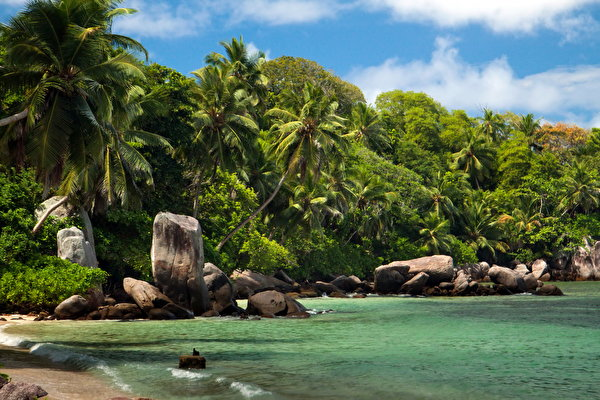
#> input picture img/2.jpg, 600 x 400 px
$ python exp.py
#> lines starting #> are read from the running program, lines starting #| are printed output that depends on the picture
#> further down, img is the input picture: shape (400, 600, 3); mean B, G, R 82.2, 105.1, 88.7
### Visualization.py
from Vector import *
import matplotlib.pyplot as plt
import cv2

class Visualization:
  colors = ['k', 'r', 'c', 'y', 'b', 'm', 'g']
  # [59 lines left out: functions draw_plot, draw_plot3d, visualize, visualize3d, not called in this run]

  def add_pictures(rows: int, cols: int, images, titles=None):
    fig = plt.figure()

    for index, image in enumerate(images):
      ax = fig.add_subplot(rows, cols, index+1)

      ax.imshow(cv2.cvtColor(image, cv2.COLOR_BGR2RGB))
      if titles:
        ax.set_title(titles[index])
      ax.axis('off')

### exp.py
import cv2
import numpy as np
import matplotlib.pyplot as plt
from enums import Axis
from LinearTransfomations import LinearTransformations as lt
from Vector import *
from Matrix import *
from math import ceil
from Visualization import Visualization as V

def mirror_image(image: list[list[list[int]]], axis: Axis):
  result = [[[0 for _ in range(3)] for _ in range(len(image[0]))] for _ in range(len(img))]
#> result = 400 items

  for i, row in enumerate(image):
    for j, col in enumerate(image[i]):
      match axis:
        case Axis.x:
          result[i][j] = image[len(image)-1-i, j]
        case Axis.y:
          result[i][j] = image[i, len(image[i])-1-j]
        case Axis.all:
          result[i][j] = image[len(image)-1-i, len(image[i])-1-j]

  result = np.array(result)
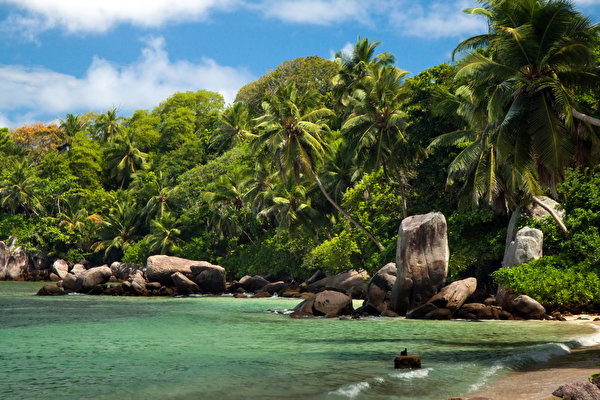
#> result: shape (400, 600, 3); mean of channels 0, 1, 2 82.2, 105.1, 88.7; drawn as B, G, R
  result = result.astype(np.uint8)

  return result

def scale_in_2_image(image: list[list[list[int]]]):
  result = [[[0 for _ in range(3)] for _ in range(len(image[0]))] for _ in range(len(img))]
#> result = 400 items
  scaled = [[[0 for _ in range(3)] for _ in range(ceil(len(image[0])/2))] for _ in range(ceil(len(image)/2))]
#> scaled = 200 items

  for i in range(ceil(len(image)/2)):
    for j in range(ceil(len(image[i])/2)):
      # scaled[-1].append(image[i, j])
      scaled[i][j] = image[i, j]

  pointer_x = 0
  for i in range(len(scaled)):
    pointer_y = 0
    for j in range(len(scaled[i])):
      target = scaled[i][j]
      result[pointer_x][pointer_y] = target
      result[pointer_x][pointer_y+1] = target
      result[pointer_x+1][pointer_y] = target
      result[pointer_x+1][pointer_y+1] = target

      pointer_y += 2
    pointer_x += 2
#> this loop made 200 passes
#> pointer_x on passes 1 to 3: 2, 4, 6
#> after the loop, pointer_x = 400


  result = np.array(result)
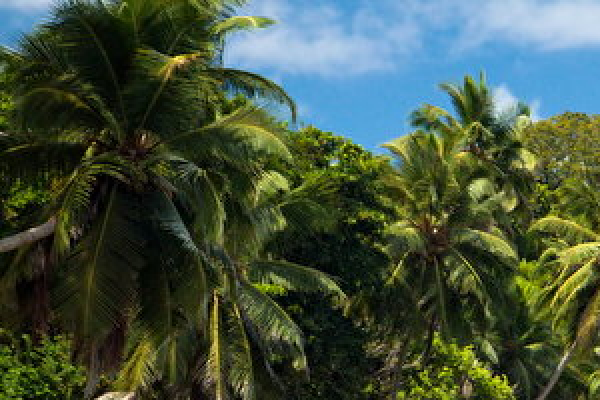
#> result: shape (400, 600, 3); mean of channels 0, 1, 2 63.1, 82.5, 67; drawn as B, G, R
  result = result.astype(np.uint8)

  return result

img = cv2.imread('./img/2.jpg')

mirrored = mirror_image(img, Axis.y)

mirrored_lib = cv2.flip(img, 1)

scaled = scale_in_2_image(img)

matrix = cv2.getRotationMatrix2D((0, 0), 0, 2)
scaled_lib = cv2.warpAffine(img, matrix, (0, 0))
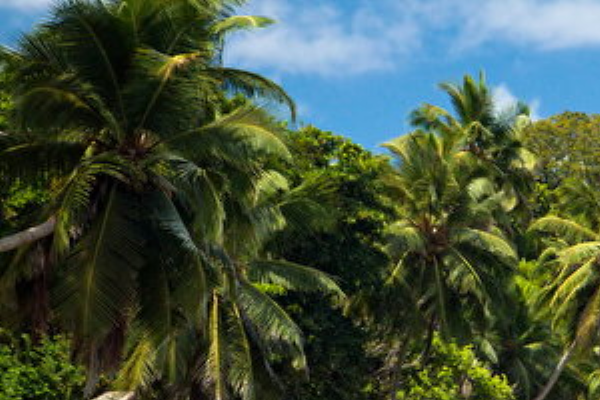
#> scaled_lib: shape (400, 600, 3); mean B, G, R 63.1, 82.6, 67.1

V.add_pictures(
  2, 3, [img, mirrored_lib, scaled_lib, img, mirrored, scaled],
  titles=['Original', 'Mirrored liblary', 'Scaled library', 'Original', 'Mirrored mine', 'Scaled mine']
)
#> the loop in add_pictures, `for index, image in enumerate(images):` made 6 passes
plt.show()
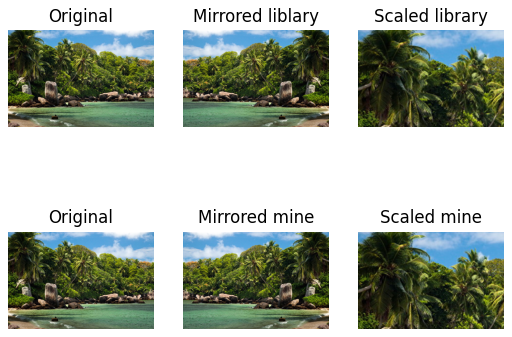
#> figure drawn by matplotlib, 6 panels

$ run again, with img/1.jpg copied over img/2.jpg
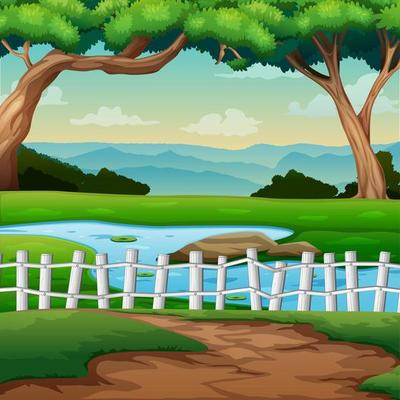
#> input picture img/1.jpg, 400 x 400 px
#> img is the input picture: shape (400, 400, 3); mean B, G, R 98.7, 146.9, 117
#> in mirror_image, `result = [[[0 for _ in range(3)] for _ in range(len(image[0]))] for _ ..`: result = 400 items
#> in mirror_image, `result = np.array(result)`:
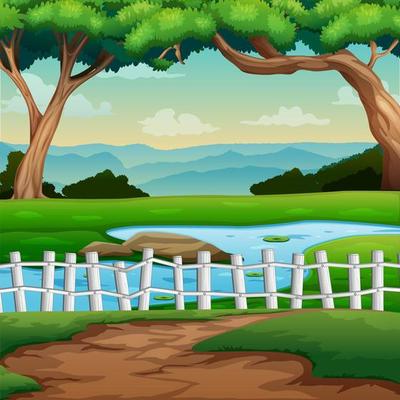
#> result: shape (400, 400, 3); mean of channels 0, 1, 2 98.7, 146.9, 117; drawn as B, G, R
#> scaled = 200 items
#> the loop in scale_in_2_image, `for i in range(len(scaled)):` made 200 passes
#> pointer_x on passes 1 to 3: 2, 4, 6
#> after the loop in scale_in_2_image, `for i in range(len(scaled)):`: pointer_x = 400
#> in scale_in_2_image, `result = np.array(result)`:
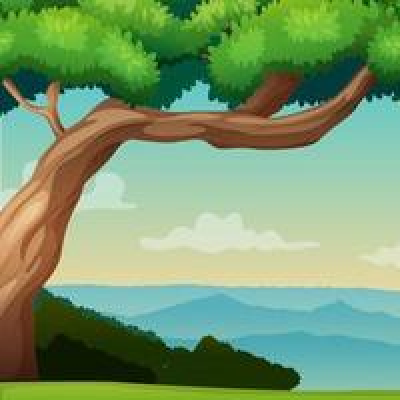
#> result: shape (400, 400, 3); mean of channels 0, 1, 2 109.4, 154.9, 120.8; drawn as B, G, R
#> the loop in add_pictures, `for index, image in enumerate(images):` made 6 passes
